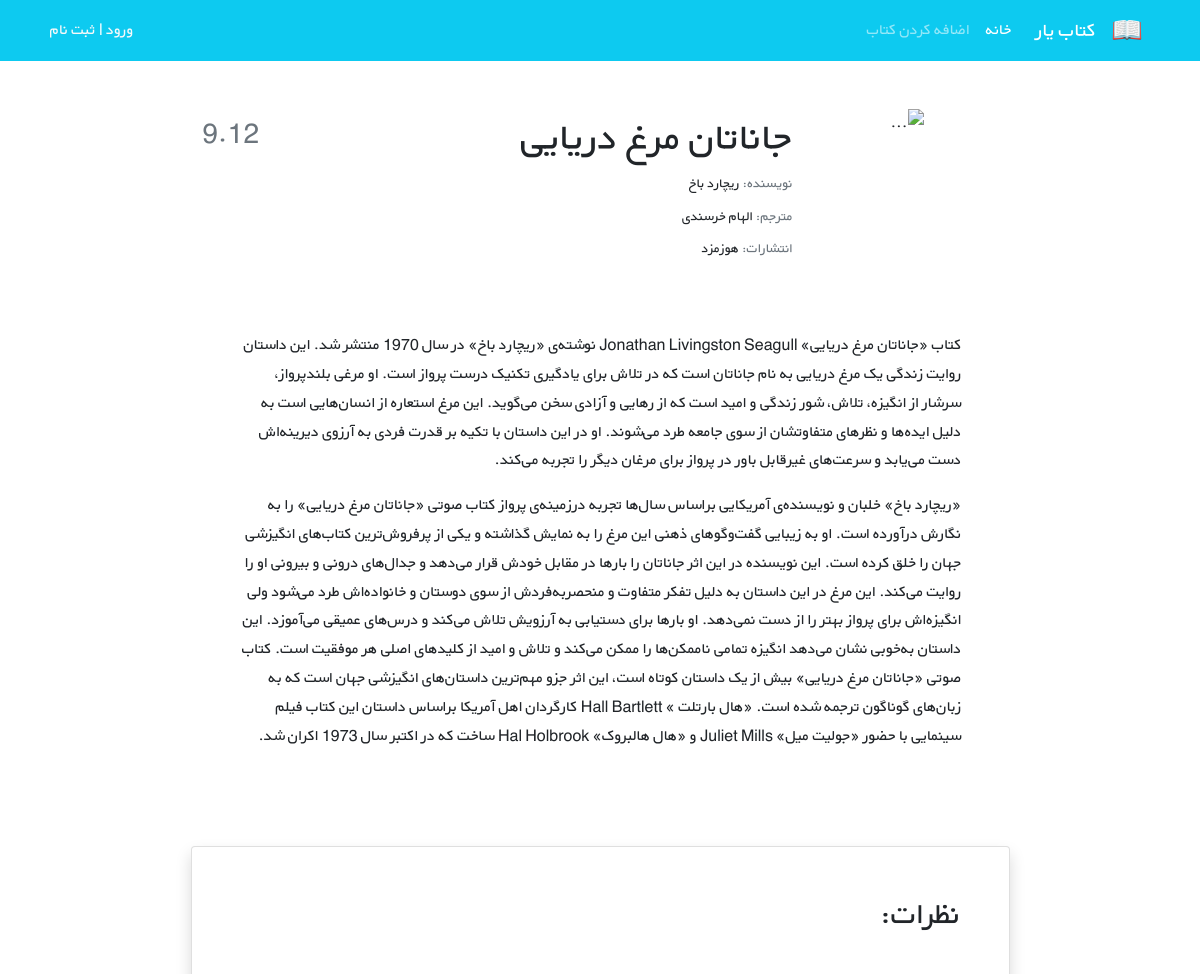
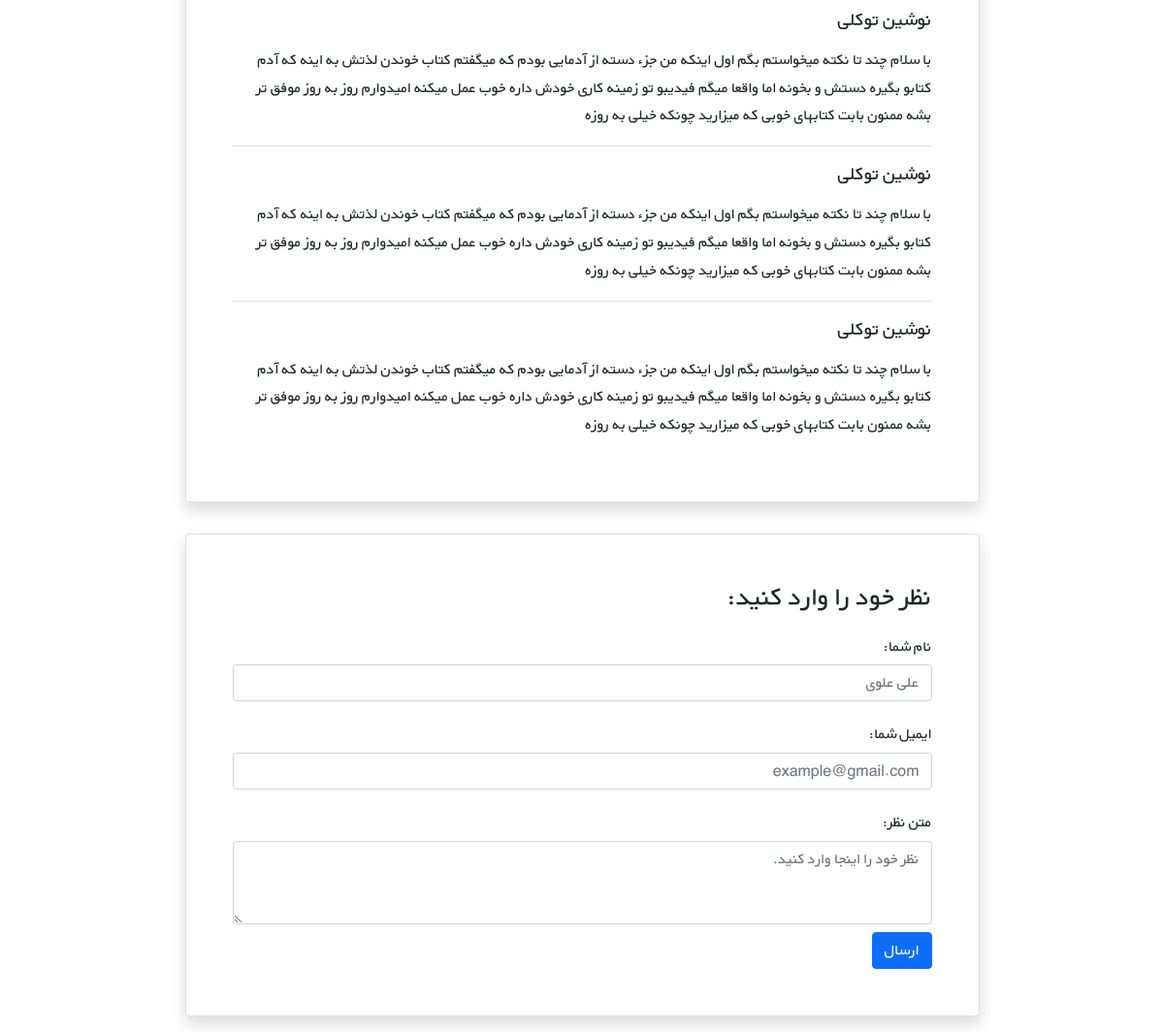
The app's page /books/5/ with its own data (2 pictures, top to bottom).
### books/models.py (models this page shows, shortened)
class Book(models.Model):
    title = models.CharField(max_length=200)
    author = models.CharField(max_length=200)
    content = models.TextField()
    price = models.DecimalField(max_digits=5, decimal_places=2)
    cover = models.ImageField(upload_to='covers/', blank=True)

### books/views.py (the view)
# urls.py: path('<int:pk>/', views.BookDetailView.as_view(), name='book_detail'),
class BookDetailView(generic.DetailView):
    model = Book
    template_name = 'books/book_detail.html'

### books/templates/books/book_detail.html (shortened to what this page needs)
{% extends '_base.html' %}
{% load book_tags %}
{% block content %}
    <div class="container mt-5" dir="rtl">
    <div class="">
        <div class="">
            <div class="d-flex justify-content-center">
                <div class="row w-sm-75 w-100">
                    <div class="col-xs-12 col-md-3 d-flex justify-content-center">
                        <div>
                            <img src="https://newcdn.fidibo.com/images/books/65579_50411_normal.jpg"
                                 class="img-fluid rounded-start" alt="...">
                        </div>
                    </div>
                    <div class="col-xs-12 col-md-6 text-center text-md-end mt-md-1 mt-4">
                        <h1>{{ book.title}}</h1>
                        <h5 class="small my-1"><span class="text-muted">نویسنده: </span>{{ book.author}}</h5>
                        <h5 class="small my-1"><span class="text-muted">مترجم: </span>الهام خرسندی</h5>
                        <h5 class="small my-1"><span class="text-muted">انتشارات: </span>هوزمزد</h5>
                    </div>
                    <div class="col-xs-12 col-md-3 d-flex flex-column">
                        <h3 class="align-self-center pt-2 text-muted align-self-md-end">
                            {{book.price}}
                        </h3>
                    </div>
                </div>
            </div>
            <div class="d-flex justify-content-center">
                <div class="my-3 p-5 w-sm-75 w-100">
                    {{book.content|linebreaks}}
                </div>
            </div>
            <div class="d-flex justify-content-center">
                <div class="card shadow my-3 p-5 w-sm-75 w-100">
                    <h2 class="mb-5">نظرات:</h2>
                    <div class="border-bottom mb-3">
                        <h5 class="mb-3">نوشین توکلی</h5>
                        <p>با سلام چند تا نکته میخواستم بگم اول اینکه من جزء دسته از آدمایی بودم که میگفتم کتاب خوندن لذتش
                            به اینه که آدم کتابو بگیره دستش و بخونه اما واقعا میگم فیدیبو تو زمینه کاری خودش داره خوب عمل
                            میکنه امیدوارم روز به روز موفق تر بشه ممنون بابت کتابهای خوبی که میزارید چونکه خیلی به روزه</p>
                    </div>
                    <div class="border-bottom mb-3">
                        <h5 class="mb-3">نوشین توکلی</h5>
                        <p>با سلام چند تا نکته میخواستم بگم اول اینکه من جزء دسته از آدمایی بودم که میگفتم کتاب خوندن لذتش
                            به اینه که آدم کتابو بگیره دستش و بخونه اما واقعا میگم فیدیبو تو زمینه کاری خودش داره خوب عمل
                            میکنه امیدوارم روز به روز موفق تر بشه ممنون بابت کتابهای خوبی که میزارید چونکه خیلی به روزه</p>
                    </div>
                    <div>
                        <h5 class="mb-3">نوشین توکلی</h5>
                        <p>با سلام چند تا نکته میخواستم بگم اول اینکه من جزء دسته از آدمایی بودم که میگفتم کتاب خوندن لذتش
                            به اینه که آدم کتابو بگیره دستش و بخونه اما واقعا میگم فیدیبو تو زمینه کاری خودش داره خوب عمل
                            میکنه امیدوارم روز به روز موفق تر بشه ممنون بابت کتابهای خوبی که میزارید چونکه خیلی به روزه</p>
                    </div>
                </div>
            </div>
            <div class="d-flex justify-content-center">
                <div class="card shadow my-3 p-5 w-sm-75 w-100">
                    <h3>نظر خود را وارد کنید:</h3>
                    <form method="POST">
                        <div class="form-group py-2">
                            <label class="py-1" for="author_name">نام شما:</label>
                            <input type="text" class="form-control" placeholder="علی علوی" name="author_name">
                        </div>
                        <div class="form-group py-2">
                            <label class="py-1" for="email">ایمیل شما:</label>
                            <input type="email" class="form-control" placeholder="example@gmail.com" name="email">
                        </div>
                        <div class="form-group py-2">
                            <label class="py-1" for="comment_text">متن نظر:</label>
                            <textarea class="form-control" name="text" rows="3"
                                      placeholder="نظر خود را اینجا وارد کنید."></textarea>
                        </div>
                        <button type="submit" class="btn btn-primary">ارسال</button>
                    </form>
                </div>
            </div>
        </div>
    </div>
</div>
{% endblock %}

### static/css/style.css (style rules this page uses)
* { font-family: 'BYekan', sans-serif; line-height: 1.8rem; }
@media (min-width: 576px) { .w-sm-75 { width: 75%!important; } }

### records on screen
Book: title "جاناتان مرغ دریایی", author "ریچارد باخ", price "9.12", content "کتاب «جاناتان مرغ دریایی» Jonathan Livingston Seagull نوشته‌ی «ریچارد باخ» در سال 1970 منتشر شد. این داستان روایت زندگی یک مرغ دریایی به نام جاناتان است که در تلاش برای یادگیری تکنیک درست پرواز است. او مرغی بلندپرواز، سرشار از انگیزه، تلاش، شور زندگی و امید است که از رهایی و آزادی سخن می‌گوید. این مرغ استعاره از انسان‌هایی است به دلیل ایده‌ها و نظرهای متفاوتشان از سوی جامعه طرد می‌شوند. او در این داستان با تکیه بر قدرت فردی به آرزوی دیرینه‌اش دست می‌یابد و سرعت‌های غیرقابل باور در پرواز برای مرغان دیگر را تجربه می‌کند. «ریچارد باخ» خلبان و نویسنده‌ی آمریکایی براساس سال‌ها تجربه درزمینه‌ی پرواز کتاب صوتی «جاناتان مرغ دریایی» را به نگارش درآورده است. او به زیبایی گفت‌وگوهای ذهنی این مرغ را به…"
